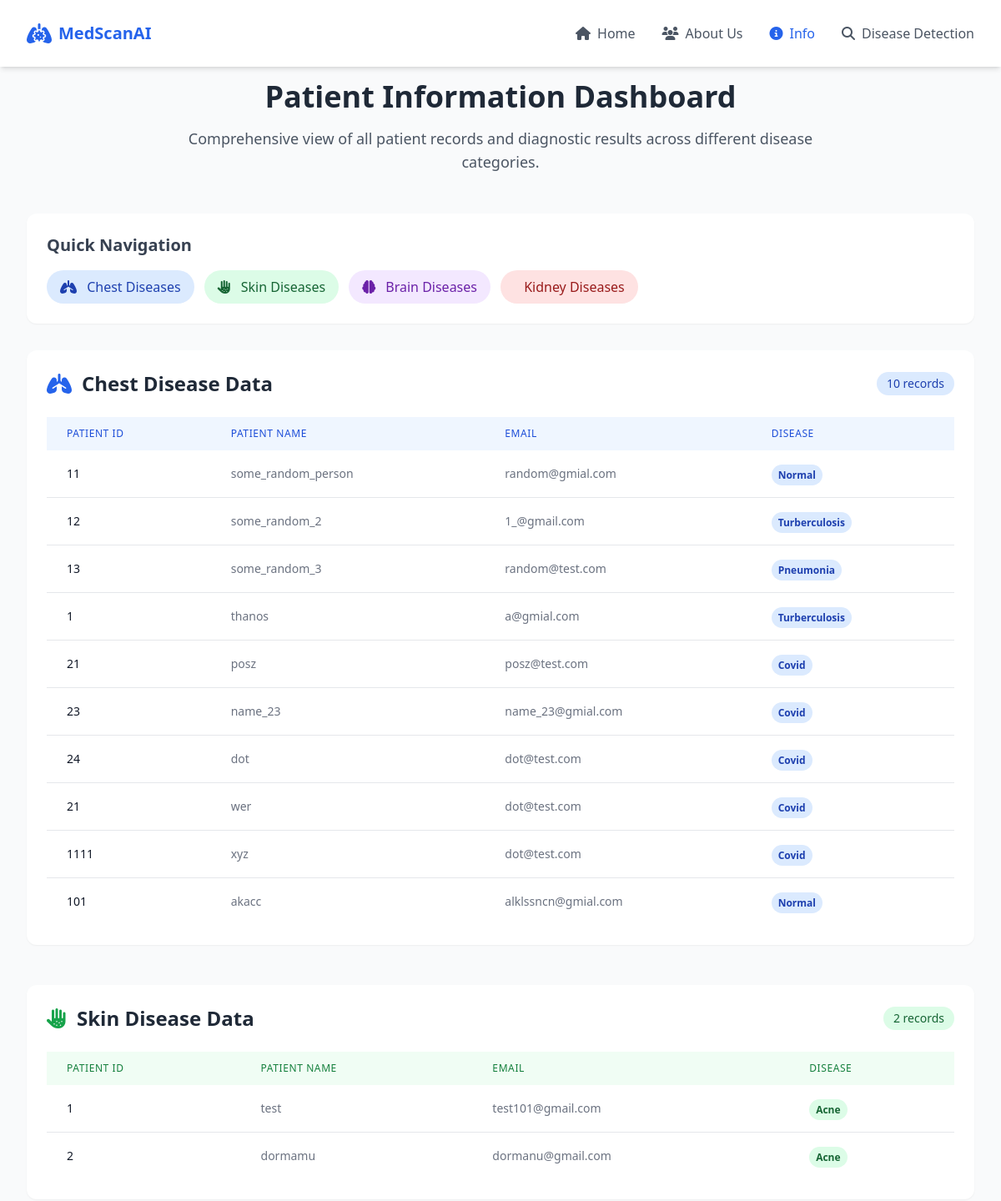
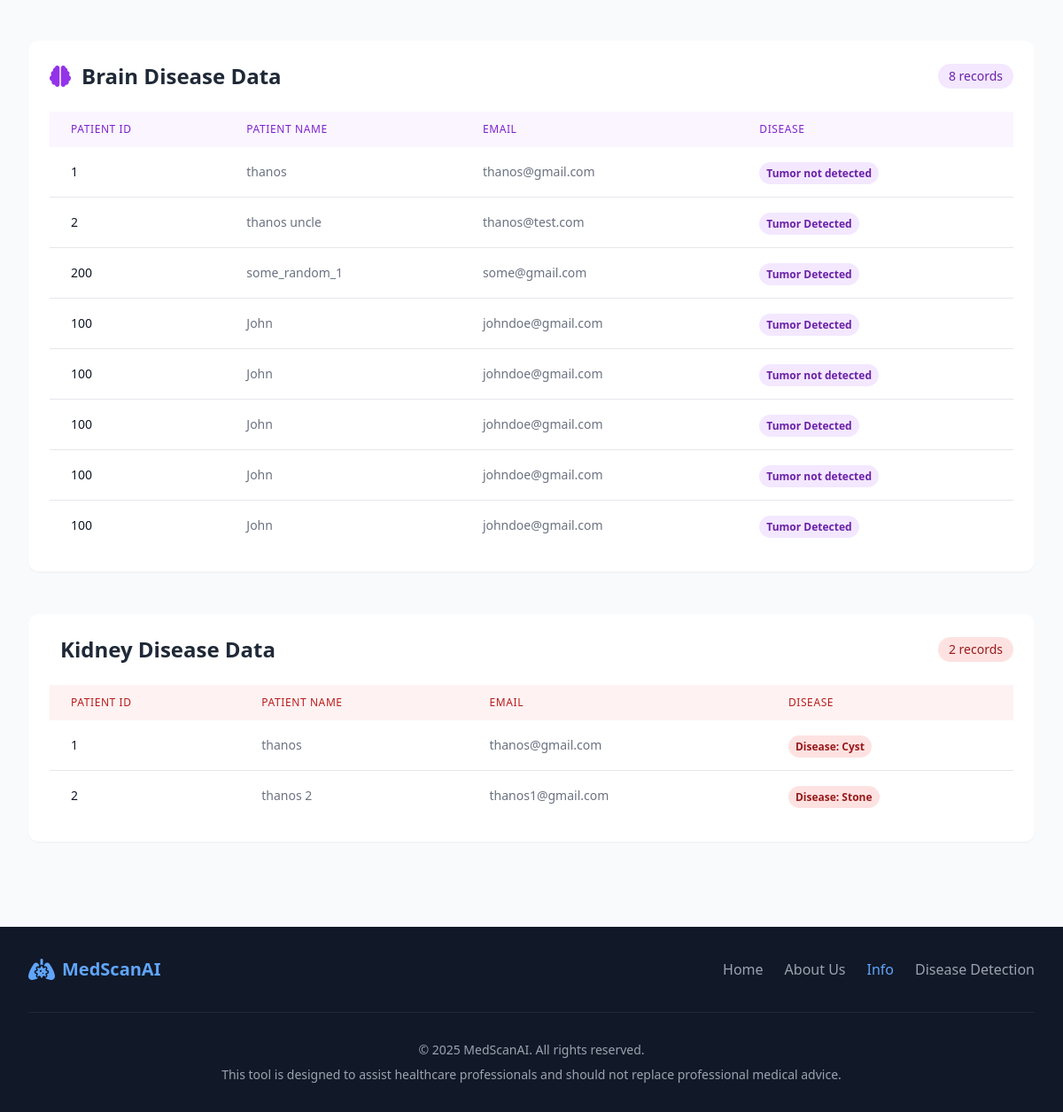
The page /info/ on the database as committed earlier (2 pictures, top to bottom).
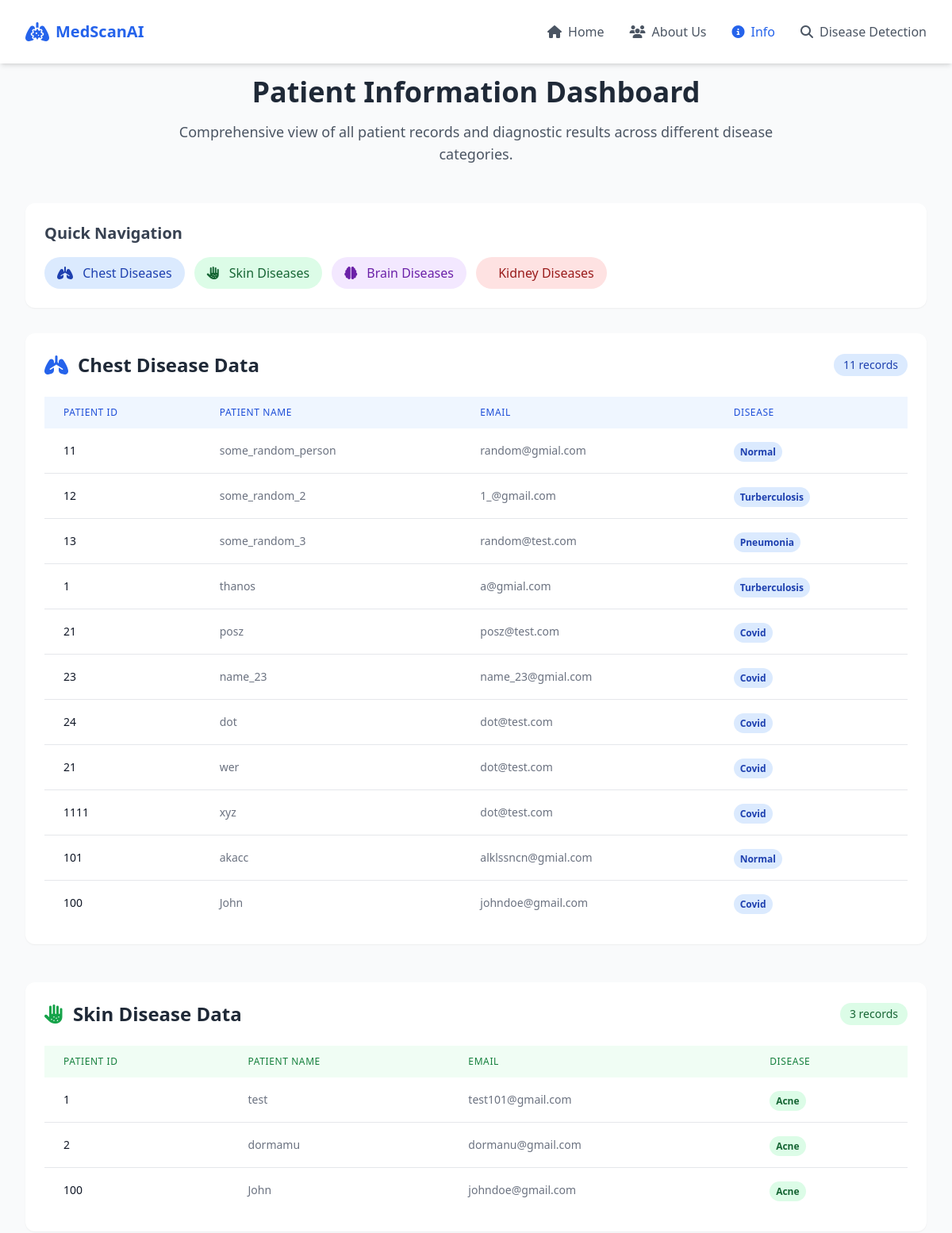
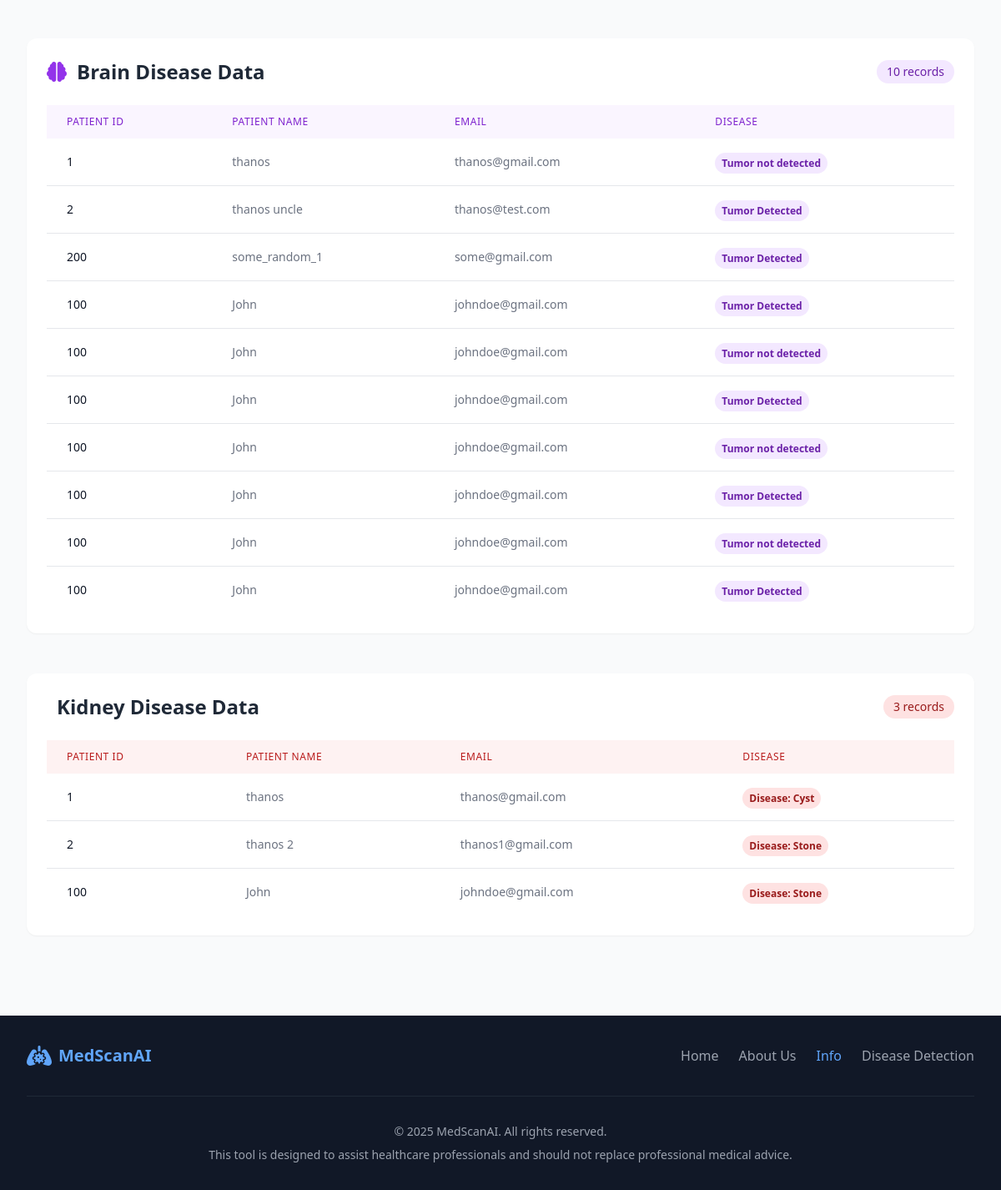
The same page on the database as committed later (2 pictures, top to bottom).
### disease_detection/models.py (models this page shows)
class ChestDiseaseModel(models.Model):
    p_id=models.CharField(max_length=100)
    p_name=models.CharField(max_length=100)
    p_email=models.EmailField(max_length=100)
    p_image=models.ImageField(upload_to="posts",null=True)
    p_disease=models.CharField(max_length=100,default="Not determined")

class SkinDiseaseModel(models.Model):
    p_id=models.CharField(max_length=100)
    p_name=models.CharField(max_length=100)
    p_email=models.EmailField(max_length=100)
    p_image=models.ImageField(upload_to="posts",null=True)
    p_disease=models.CharField(max_length=100,default="Not determined")

class BrainTumorModel(models.Model):
    p_id=models.CharField(max_length=100)
    p_name=models.CharField(max_length=100)
    p_email=models.EmailField(max_length=100)
    p_image=models.ImageField(upload_to="posts",null=True)
    p_disease=models.CharField(max_length=100,default="Not determined")

class KidneyDiseaseModel(models.Model):
    p_id=models.CharField(max_length=100)
    p_name=models.CharField(max_length=100)
    p_email=models.EmailField(max_length=100)
    p_image=models.ImageField(upload_to="posts",null=True)
    p_disease=models.CharField(max_length=100,default="Not determined")

### disease_detection/views.py (the view)
# urls.py: path('info/', views.info, name='info'),
def info(request):
    chest_disease_data = ChestDiseaseModel.objects.all()
    brain_tumor_data = BrainTumorModel.objects.all()
    skin_disease_data = SkinDiseaseModel.objects.all()
    kidney_disease_data = KidneyDiseaseModel.objects.all()
    return render(request, 'info.html', {
        'chest_disease_data': chest_disease_data,
        'brain_tumor_data': brain_tumor_data,
        'skin_disease_data': skin_disease_data,
        'kidney_disease_data': kidney_disease_data,
    })

### disease_detection/templates/info.html (shortened to what this page needs)
{% load static %}
<!DOCTYPE html>
<html lang="en">
<head>
    <script src="https://cdn.tailwindcss.com"></script>
    <link href="https://cdnjs.cloudflare.com/ajax/libs/font-awesome/6.4.0/css/all.min.css" rel="stylesheet">
</head>
<body class="font-sans bg-gray-50">
    <nav class="fixed w-full bg-white shadow-md z-50">
        <div class="max-w-7xl mx-auto px-4 sm:px-6 lg:px-8">
            <div class="flex justify-between h-20 items-center">
                <div class="flex items-center">
                    <i class="fas fa-lungs-virus text-2xl text-blue-600 mr-2"></i>
                    <span class="text-xl font-bold text-blue-600">MedScanAI</span>
                </div>
                <div class="hidden md:flex space-x-8">
                    <a href="{% url 'home' %}" class="text-gray-600 hover:text-blue-600 font-medium flex items-center">
                        <i class="fas fa-home mr-2"></i> Home
                    </a>
                    <a href="{% url 'about_us' %}" class="text-gray-600 hover:text-blue-600 font-medium flex items-center">
                        <i class="fas fa-users mr-2"></i> About Us
                    </a>
                    <a href="{% url 'info' %}" class="text-blue-600 font-medium flex items-center">
                        <i class="fas fa-info-circle mr-2"></i> Info
                    </a>
                    <a href="{% url 'detection' %}" class="text-gray-600 hover:text-blue-600 font-medium flex items-center">
                        <i class="fas fa-search mr-2"></i> Disease Detection
                    </a>
                </div>
            </div>
        </div>
    </nav>
    <main class="pt-24 pb-12 max-w-7xl mx-auto px-4 sm:px-6 lg:px-8">
        <div class="mb-12 text-center">
            <h1 class="text-3xl md:text-4xl font-bold text-gray-800 mb-4">Patient Information Dashboard</h1>
            <p class="text-lg text-gray-600 max-w-3xl mx-auto">
                Comprehensive view of all patient records and diagnostic results across different disease categories.
            </p>
        </div>
        <div class="mb-8 bg-white p-6 rounded-xl shadow-sm">
            <h2 class="text-xl font-semibold mb-4 text-gray-700">Quick Navigation</h2>
            <div class="flex flex-wrap gap-3">
                <a href="#chest-section" class="bg-blue-100 hover:bg-blue-200 text-blue-800 px-4 py-2 rounded-full transition">
                    <i class="fas fa-lungs mr-2"></i> Chest Diseases
                </a>
                <a href="#skin-section" class="bg-green-100 hover:bg-green-200 text-green-800 px-4 py-2 rounded-full transition">
                    <i class="fas fa-allergies mr-2"></i> Skin Diseases
                </a>
                <a href="#brain-section" class="bg-purple-100 hover:bg-purple-200 text-purple-800 px-4 py-2 rounded-full transition">
                    <i class="fas fa-brain mr-2"></i> Brain Diseases
                </a>
                <a href="#kidney-section" class="bg-red-100 hover:bg-red-200 text-red-800 px-4 py-2 rounded-full transition">
                     Kidney Diseases
                </a>
            </div>
        </div>
        <section id="chest-section" class="disease-section mb-12 bg-white p-6 rounded-xl shadow-sm">
            <div class="flex items-center justify-between mb-6">
                <h2 class="text-2xl font-semibold text-gray-800 flex items-center">
                    <i class="fas fa-lungs text-blue-600 mr-3"></i> Chest Disease Data
                </h2>
                <span class="bg-blue-100 text-blue-800 px-3 py-1 rounded-full text-sm font-medium">
                    {{ chest_disease_data|length }} records
                </span>
            </div>
            <div class="table-container">
                <table class="w-full border-collapse">
                    <thead class="bg-blue-50">
                        <tr>
                            <th class="px-6 py-3 text-left text-xs font-medium text-blue-700 uppercase tracking-wider">Patient ID</th>
                            <th class="px-6 py-3 text-left text-xs font-medium text-blue-700 uppercase tracking-wider">Patient Name</th>
                            <th class="px-6 py-3 text-left text-xs font-medium text-blue-700 uppercase tracking-wider">Email</th>
                            <th class="px-6 py-3 text-left text-xs font-medium text-blue-700 uppercase tracking-wider">Disease</th>
                        </tr>
                    </thead>
                    <tbody class="bg-white divide-y divide-gray-200">
                        {% for item in chest_disease_data %}
                        <tr class="hover:bg-blue-50 transition">
                            <td class="px-6 py-4 whitespace-nowrap text-sm font-medium text-gray-900">{{ item.p_id }}</td>
                            <td class="px-6 py-4 whitespace-nowrap text-sm text-gray-500">{{ item.p_name }}</td>
                            <td class="px-6 py-4 whitespace-nowrap text-sm text-gray-500">{{ item.p_email }}</td>
                            <td class="px-6 py-4 whitespace-nowrap">
                                <span class="px-2 py-1 text-xs font-semibold rounded-full bg-blue-100 text-blue-800">
                                    {{ item.p_disease }}
                                </span>
                            </td>
                        </tr>
                        {% empty %}
                        <tr>
                            <td colspan="4" class="px-6 py-4 text-center text-sm text-gray-500">No chest disease records found</td>
                        </tr>
                        {% endfor %}
                    </tbody>
                </table>
            </div>
        </section>
        <section id="skin-section" class="disease-section mb-12 bg-white p-6 rounded-xl shadow-sm">
            <div class="flex items-center justify-between mb-6">
                <h2 class="text-2xl font-semibold text-gray-800 flex items-center">
                    <i class="fas fa-allergies text-green-600 mr-3"></i> Skin Disease Data
                </h2>
                <span class="bg-green-100 text-green-800 px-3 py-1 rounded-full text-sm font-medium">
                    {{ skin_disease_data|length }} records
                </span>
            </div>
            <div class="table-container">
                <table class="w-full border-collapse">
                    <thead class="bg-green-50">
                        <tr>
                            <th class="px-6 py-3 text-left text-xs font-medium text-green-700 uppercase tracking-wider">Patient ID</th>
                            <th class="px-6 py-3 text-left text-xs font-medium text-green-700 uppercase tracking-wider">Patient Name</th>
                            <th class="px-6 py-3 text-left text-xs font-medium text-green-700 uppercase tracking-wider">Email</th>
                            <th class="px-6 py-3 text-left text-xs font-medium text-green-700 uppercase tracking-wider">Disease</th>
                        </tr>
                    </thead>
                    <tbody class="bg-white divide-y divide-gray-200">
                        {% for item in skin_disease_data %}
                        <tr class="hover:bg-green-50 transition">
                            <td class="px-6 py-4 whitespace-nowrap text-sm font-medium text-gray-900">{{ item.p_id }}</td>
                            <td class="px-6 py-4 whitespace-nowrap text-sm text-gray-500">{{ item.p_name }}</td>
                            <td class="px-6 py-4 whitespace-nowrap text-sm text-gray-500">{{ item.p_email }}</td>
                            <td class="px-6 py-4 whitespace-nowrap">
                                <span class="px-2 py-1 text-xs font-semibold rounded-full bg-green-100 text-green-800">
                                    {{ item.p_disease }}
                                </span>
                            </td>
                        </tr>
                        {% empty %}
                        <tr>
                            <td colspan="4" class="px-6 py-4 text-center text-sm text-gray-500">No skin disease records found</td>
                        </tr>
                        {% endfor %}
                    </tbody>
                </table>
            </div>
        </section>
        <section id="brain-section" class="disease-section mb-12 bg-white p-6 rounded-xl shadow-sm">
            <div class="flex items-center justify-between mb-6">
                <h2 class="text-2xl font-semibold text-gray-800 flex items-center">
                    <i class="fas fa-brain text-purple-600 mr-3"></i> Brain Disease Data
                </h2>
                <span class="bg-purple-100 text-purple-800 px-3 py-1 rounded-full text-sm font-medium">
                    {{ brain_tumor_data|length }} records
                </span>
            </div>
            <div class="table-container">
                <table class="w-full border-collapse">
                    <thead class="bg-purple-50">
                        <tr>
                            <th class="px-6 py-3 text-left text-xs font-medium text-purple-700 uppercase tracking-wider">Patient ID</th>
                            <th class="px-6 py-3 text-left text-xs font-medium text-purple-700 uppercase tracking-wider">Patient Name</th>
                            <th class="px-6 py-3 text-left text-xs font-medium text-purple-700 uppercase tracking-wider">Email</th>
                            <th class="px-6 py-3 text-left text-xs font-medium text-purple-700 uppercase tracking-wider">Disease</th>
                        </tr>
                    </thead>
                    <tbody class="bg-white divide-y divide-gray-200">
                        {% for item in brain_tumor_data %}
                        <tr class="hover:bg-purple-50 transition">
                            <td class="px-6 py-4 whitespace-nowrap text-sm font-medium text-gray-900">{{ item.p_id }}</td>
                            <td class="px-6 py-4 whitespace-nowrap text-sm text-gray-500">{{ item.p_name }}</td>
                            <td class="px-6 py-4 whitespace-nowrap text-sm text-gray-500">{{ item.p_email }}</td>
                            <td class="px-6 py-4 whitespace-nowrap">
                                <span class="px-2 py-1 text-xs font-semibold rounded-full bg-purple-100 text-purple-800">
                                    {{ item.p_disease }}
                                </span>
                            </td>
                        </tr>
                        {% empty %}
                        <tr>
                            <td colspan="4" class="px-6 py-4 text-center text-sm text-gray-500">No brain disease records found</td>
                        </tr>
                        {% endfor %}
                    </tbody>
                </table>
            </div>
        </section>
        <section id="kidney-section" class="disease-section mb-12 bg-white p-6 rounded-xl shadow-sm">
            <div class="flex items-center justify-between mb-6">
                <h2 class="text-2xl font-semibold text-gray-800 flex items-center">
                     Kidney Disease Data
                </h2>
                <span class="bg-red-100 text-red-800 px-3 py-1 rounded-full text-sm font-medium">
                    {{ kidney_disease_data|length }} records
                </span>
            </div>
            <div class="table-container">
                <table class="w-full border-collapse">
                    <thead class="bg-red-50">
                        <tr>
                            <th class="px-6 py-3 text-left text-xs font-medium text-red-700 uppercase tracking-wider">Patient ID</th>
                            <th class="px-6 py-3 text-left text-xs font-medium text-red-700 uppercase tracking-wider">Patient Name</th>
                            <th class="px-6 py-3 text-left text-xs font-medium text-red-700 uppercase tracking-wider">Email</th>
                            <th class="px-6 py-3 text-left text-xs font-medium text-red-700 uppercase tracking-wider">Disease</th>
                        </tr>
                    </thead>
                    <tbody class="bg-white divide-y divide-gray-200">
                        {% for item in kidney_disease_data %}
                        <tr class="hover:bg-red-50 transition">
                            <td class="px-6 py-4 whitespace-nowrap text-sm font-medium text-gray-900">{{ item.p_id }}</td>
                            <td class="px-6 py-4 whitespace-nowrap text-sm text-gray-500">{{ item.p_name }}</td>
                            <td class="px-6 py-4 whitespace-nowrap text-sm text-gray-500">{{ item.p_email }}</td>
                            <td class="px-6 py-4 whitespace-nowrap">
                                <span class="px-2 py-1 text-xs font-semibold rounded-full bg-red-100 text-red-800">
                                    {{ item.p_disease }}
                                </span>
                            </td>
                        </tr>
                        {% empty %}
                        <tr>
                            <td colspan="4" class="px-6 py-4 text-center text-sm text-gray-500">No kidney disease records found</td>
                        </tr>
                        {% endfor %}
                    </tbody>
                </table>
            </div>
        </section>
    </main>
    <footer class="bg-gray-900 text-white py-8">
        <div class="max-w-7xl mx-auto px-4 sm:px-6 lg:px-8">
            <div class="flex flex-col md:flex-row justify-between items-center">
                <div class="flex items-center mb-4 md:mb-0">
                    <i class="fas fa-lungs-virus text-2xl text-blue-400 mr-2"></i>
                    <span class="text-xl font-bold text-blue-400">MedScanAI</span>
                </div>
                <div class="flex space-x-6">
                    <a href="{% url 'home' %}" class="text-gray-400 hover:text-white transition">Home</a>
                    <a href="{% url 'about_us' %}" class="text-gray-400 hover:text-white transition">About Us</a>
                    <a href="{% url 'info' %}" class="text-blue-400 hover:text-blue-300 transition">Info</a>
                    <a href="{% url 'detection' %}" class="text-gray-400 hover:text-white transition">Disease Detection</a>
                </div>
            </div>
            <div class="mt-8 pt-8 border-t border-gray-800 text-center text-sm text-gray-400">
                <p>&copy; 2025 MedScanAI. All rights reserved.</p>
                <p class="mt-2">This tool is designed to assist healthcare professionals and should not replace professional medical advice.</p>
            </div>
        </div>
    </footer>
</body>
</html>

### disease_detection/templates/info.html (style rules this page uses)
.disease-section { scroll-margin-top: 100px; }
.table-container { overflow-x: auto; }
table { min-width: 800px; }

Rows that differ between the two databases and show on the page:
added ChestDiseaseModel: p_id "100", p_name "John", p_email "johndoe@gmail.com", p_disease "Covid"
added SkinDiseaseModel: p_id "100", p_name "John", p_email "johndoe@gmail.com", p_disease "Acne"
added BrainTumorModel: p_id "100", p_name "John", p_email "johndoe@gmail.com", p_disease "Tumor not detected"
added BrainTumorModel: p_id "100", p_name "John", p_email "johndoe@gmail.com", p_disease "Tumor Detected"
added KidneyDiseaseModel: p_id "100", p_name "John", p_email "johndoe@gmail.com", p_disease "Disease: Stone"
Other text that changed with them:
{{ chest_disease_data|length }}: "10" → "11"
{{ skin_disease_data|length }}: "2" → "3"
{{ brain_tumor_data|length }}: "8" → "10"
{{ kidney_disease_data|length }}: "2" → "3"
